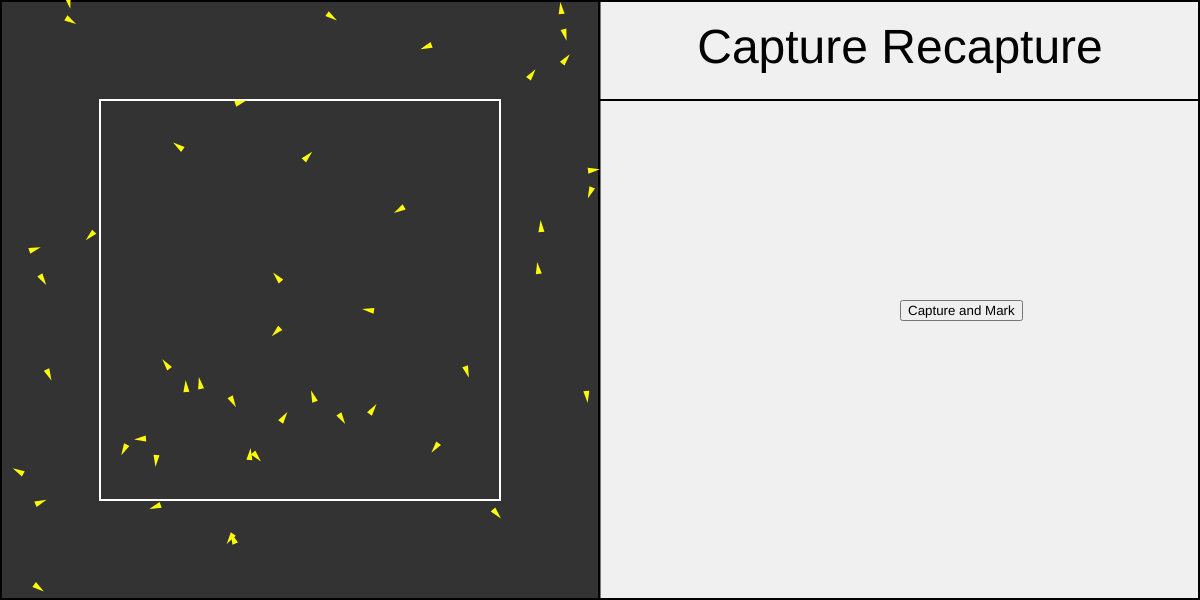
Frame 1 (no input)
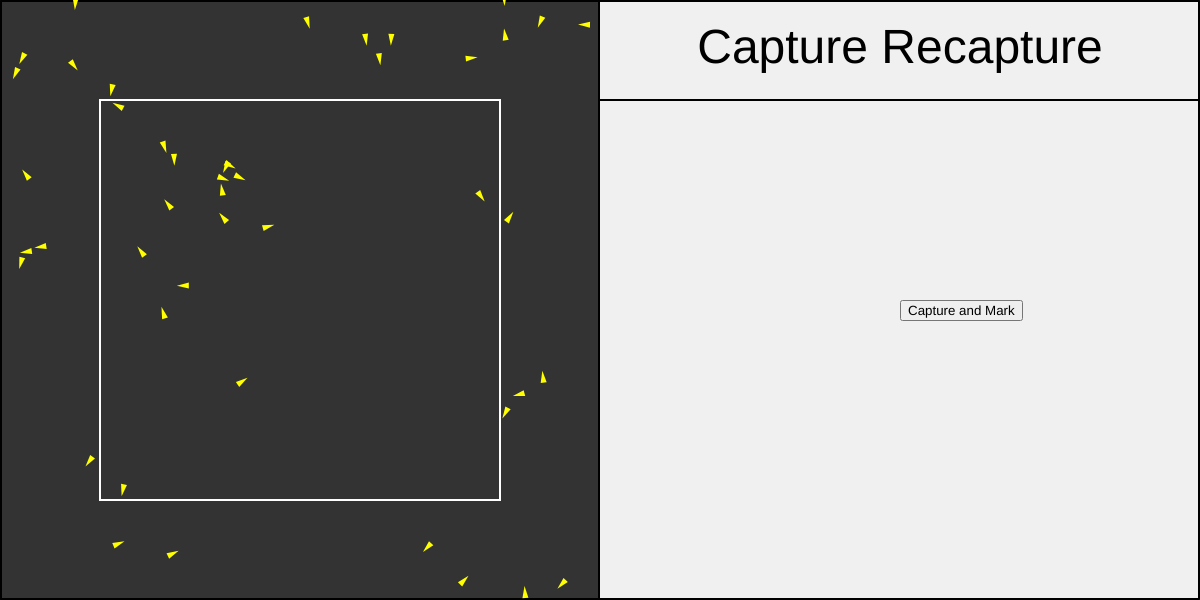
Frame 60 (no input)
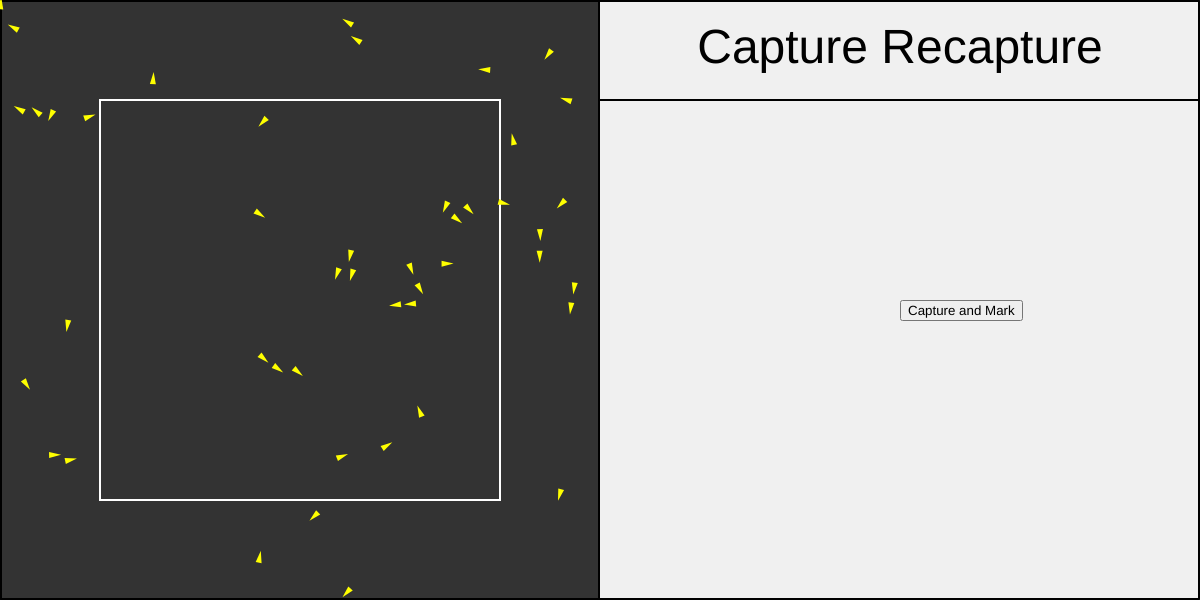
Frame 120 (the mouse pressed at the canvas centre since frame 60)

The p5.js sketch that drew these frames (run headless with seeded random() and noise() and a simulated clock; from frame 60 on, the mouse is pressed at the canvas centre):

// p5.js sketch
// ── sketch.js
let numberOfBirds;
let birds = [];
let numberOfCaptures = 0;
let captureButton;
let releaseButton;
let gamePaused = false;
let msg = "";
let Fn,FK,Fk;

let previousMarked;

function setup()
{
   createCanvas(1200,600);
   textAlign(CENTER,CENTER);

   numberOfBirds = round(random(25,55));
   for(let i=0 ; i<numberOfBirds ; i++)
   {
     let b = new Bird(round(random(0,600)), round(random(0,600)));
     birds.push(b);
   }

   captureButton = createButton('Capture and Mark');
   captureButton.position(900,300);
   captureButton.mousePressed(captureAndMark);
   releaseButton = createButton('Release');
   releaseButton.position(900,300);
   releaseButton.mousePressed(release);
   releaseButton.hide();

   previousMarked = 0;
}

function captureAndMark()
{
  captureButton.hide();
  releaseButton.show();
  gamePaused = true;
  numberOfCaptures++;

  let captured = 0;
  let newMarked = 0;
  for(let i=0 ; i<birds.length ; i++)
  {
    if(birds[i].position.x<500 && birds[i].position.y<500 && birds[i].position.x>100 && birds[i].position.y>100)
    {
      captured++;
      if(birds[i].marked==true)
      {
        previousMarked++;
      }
      else
      {
        birds[i].marked = true;
        newMarked++;
      }
    }
  }

  console.log("Captured : " + captured);
  console.log(" New Markings : " + newMarked);
  console.log("Old Markings : " + previousMarked);

  if(numberOfCaptures==1)
  {
    Fn = captured;
  }
  if(numberOfCaptures==2)
  {
    FK = captured;
    Fk = previousMarked;
  }
}

function release()
{
  releaseButton.hide();
  captureButton.show();
  gamePaused = false;
  console.log(Fn,FK,Fk);
  if(numberOfCaptures==2)
  {
    let p = (FK+1) * (Fn+1) / (Fk+1);
    msg = "Estimated Population Size : " + floor(p.toString()) +
    "\nActual population Size : " + numberOfBirds.toString();
    captureButton.hide();
  }
}

function draw()
{
  background(240);
  drawStructure();
  for(let i=0 ; i<birds.length ; i++)
  {
    birds[i].show();
    if(!gamePaused)
    {
      birds[i].update(birds);
    }
  }
}

function drawStructure()
{
  fill(51);
  rect(0,0,600,600);
  stroke(0);
  strokeWeight(2);
  line(1,1,1199,1);
  line(599,1,599,599);
  line(1199,599,1,599);
  line(1,599,1,1);
  line(1199,1,1199,599);
  line(600,100,1200,100);

  noFill();
  stroke(255);
  rect(100,100,400,400);
  fill(0);
  noStroke();
  textSize(48);
  text("Capture Recapture",900,50);
  textSize(20);
  text(msg,800,300);
  noFill();
}

// ── bird.js
function Bird(x,y)
{
  this.position = createVector(x,y);
  this.velocity = createVector(random(-15,15),random(-15,15));
  this.acceleration = createVector(0,0);
  this.r = 3;
  this.maxSpeed = 3;
  this.maxForce = 0.3;
  this.neighborRadius = this.r*10;
  this.desiredSeparation = this.r*5;
  this.marked = false;

  this.show = function()
  {
    var theta = this.velocity.heading() + PI/2;
    if(this.marked)
    {
      fill(255,0,0);
    }
    else
    {
      fill(255,255,0);
    }
    // stroke(255);
    push();
    translate(this.position.x,this.position.y);
    rotate(theta);
    //line(0,0,0,-20);
    beginShape();
    vertex(0, -this.r*2);
    vertex(-this.r, this.r*2);
    vertex(this.r, this.r*2);
    endShape(CLOSE);
    pop();
    noStroke();
    noFill();
  }

  this.applyBehaviours = function(birds)
  {
      var align = this.alignment(birds);
      var attract = this.cohesion(birds);
      var seperate = this.seperation(birds);
      align.mult(0.5);
      attract.mult(0.5);
      seperate.mult(2.5);
      this.applyForce(align);
      this.applyForce(attract);
      this.applyForce(seperate);
  }

  this.applyForce = function(force)
  {
      this.acceleration.add(force);
  }

  this.update = function(birds)
  {
    this.applyBehaviours(birds);
    this.velocity.add(this.acceleration);
    this.velocity.setMag(4);
    this.position.add(this.velocity);
    this.acceleration.mult(0);
    this.checkEdges();
  }

  this.checkEdges = function()
  {
    if(this.position.x>600)
    {
       this.position.x = 0;
    }
    if(this.position.x<0)
    {
       this.position.x = 600;
    }
    if(this.position.y>600)
    {
       this.position.y = 0;
    }
    if(this.position.y<0)
    {
       this.position.y = 600;
    }
  }

  this.cohesion = function(birds)
  {
    var count = 0;
    var x = 0;
    var y = 0;
    var steer = createVector(0,0);
    for(var i=0 ; i<birds.length ; i++)
    {
      var d = p5.Vector.dist(this.position,birds[i].position);
      if(d>0 && d<this.neighborRadius)
      {
         x+=birds[i].position.x;
         y+=birds[i].position.y;
         count++;
      }
    }
    if(count>0)
    {
      x = x/count;
      y = y/count;
      var target = createVector(x,y);
      var desired = p5.Vector.sub(target,this.position);
      desired.normalize();
      desired.mult(this.maxSpeed);
      steer = p5.Vector.sub(desired,this.velocity);
      steer.limit(this.maxForce);
    }
    return steer;
  }

  this.seperation = function(birds)
  {
    var sum = createVector(0,0);
    var steer = createVector(0,0);
    var count = 0;
    for(var i=0 ; i<birds.length ; i++)
    {
      var d = p5.Vector.dist(this.position,birds[i].position);
      if(d>0 && d<this.desiredSeparation)
      {
         var diff = p5.Vector.sub(this.position,birds[i].position);
         diff.normalize();
         diff.div(d);
         sum.add(diff);
         count++;
      }
    }
    if(count>0)
    {
     sum.div(count);
     sum.normalize();
     sum.mult(this.maxSpeed);
     steer = p5.Vector.sub(sum,this.velocity);
     steer.limit(this.maxForce);
    }
    return steer;
  }

  this.alignment = function(birds)
  {
    var sum = createVector(0,0);
    var steer = createVector(0,0);
    var count = 0;
    for(var i=0 ; i<birds.length ; i++)
    {
      var d = p5.Vector.dist(this.position,birds[i].position);
      if(d>0 && d<this.neighborRadius)
      {
         sum.add(birds[i].velocity);
         count++;
      }
    }
    if(count>0)
    {
     sum.div(count);
     sum.mult(this.maxSpeed);
     steer = p5.Vector.sub(sum,this.velocity);
     steer.limit(this.maxForce);
    }
    return steer;
  }
};
